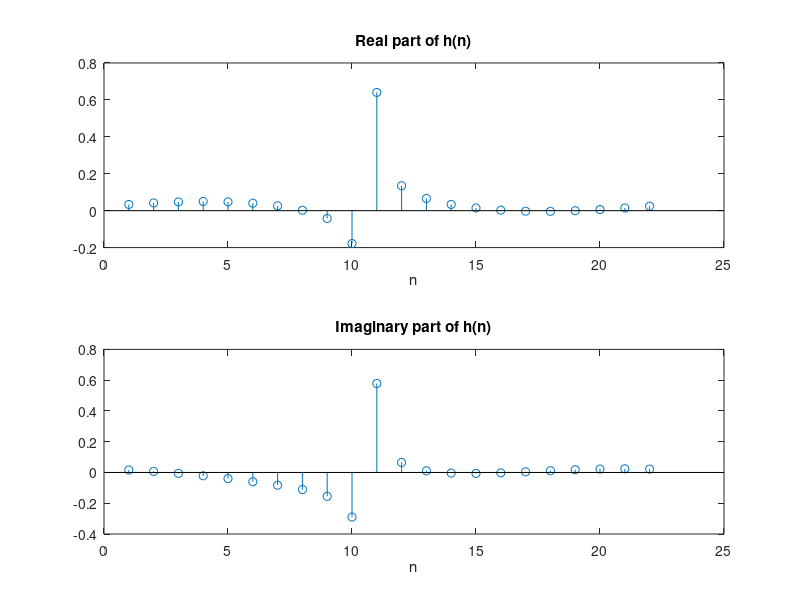

MATLAB code for this plot:
close all
clear

N = 21;
n = 0:N-1;
j = sqrt(-1);
d = 9.3;
%w = 2*pi*[-10:10]*
H1 = exp(-j*d*2*pi*(0:N-1)/N);
H  = [H1 0 conj(H1(N-1:1))];

h = ifft(H);
figure(1)
subplot(2,1,1)
stem(real(h))
title('Real part of h(n)')
xlabel('n')
subplot(2,1,2)
stem(imag(h))
title('Imaginary part of h(n)')
xlabel('n')
